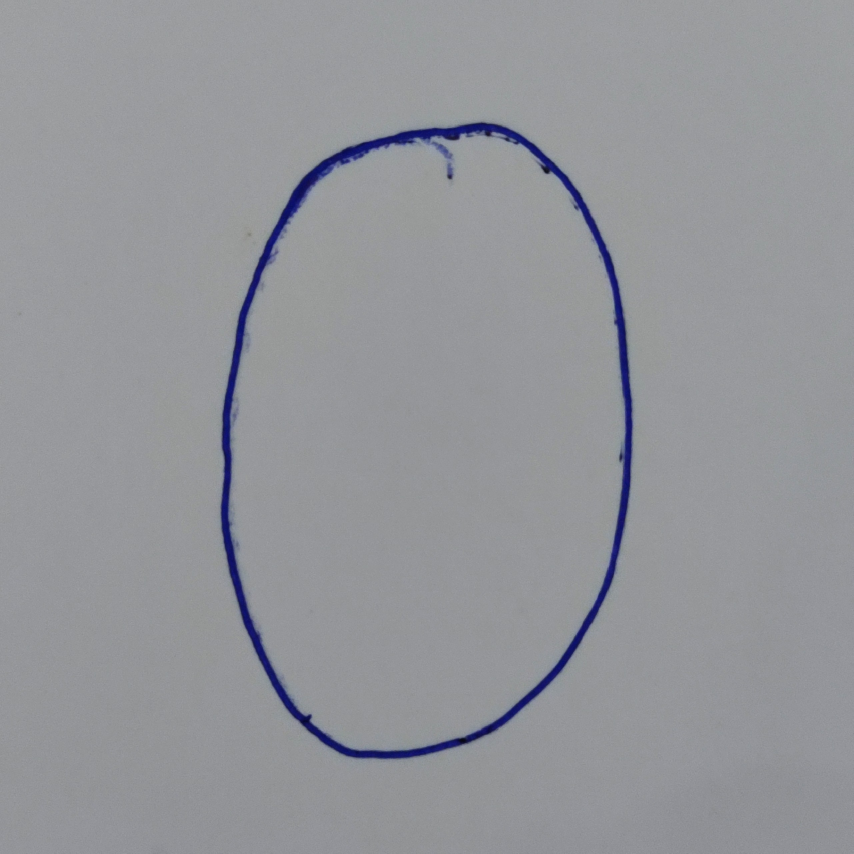
#> input picture handwritten_digits/dataset/0/0_3.jpg, 2560 x 2560 px, given as the content of the folder t/preprocess_script/../../handwritten_digits/dataset/0/glass, which was not available (shown at 1/3 size)
$ python resize.py
#> lines starting #> are read from the running program, lines starting #| are printed output that depends on the picture; pictures that were not available may be replaced by others from this repository, and a replacement may not be noted
#> the answer given: ../../handwritten_digits/dataset/0
import os
import constants
import numpy as np
import cv2
from PIL import Image
import pillow_heif


def resize(image, dim1, dim2):
	return cv2.resize(image, (dim1, dim2), interpolation=cv2.INTER_CUBIC)

def fileWalk(directory, destPath):
	try:
		os.makedirs(destPath)
	except OSError:
		if not os.path.isdir(destPath):
			raise

	for subdir, dirs, files in os.walk(directory):
		for file in files:
			file = file.lower()
			filename = file.rsplit('.')[0]
			if len(file) <= 4 or file[-4:] != '.jpg':
				## read heif file because iPhone has this format
				heif_file = pillow_heif.open_heif(os.path.join(subdir, file), convert_hdr_to_8bit=False, bgr_mode=True)
				pic = np.asarray(heif_file)
			else:
				pic = cv2.imread(os.path.join(subdir, file))
#> pic is the input picture: shape (2560, 2560, 3); mean B, G, R 154.1, 149.4, 148

			dim1 = len(pic)
#> dim1 = 2560
			dim2 = len(pic[0])
#> dim2 = 2560
			if dim1 > dim2:
				pic = np.rot90(pic)

			## Modify picture size here or can change DIM1 and DIM2 in constants.py
			picResized = resize(pic,constants.DIM1, constants.DIM2)
#> in resize, `return cv2.resize(image, (dim1, dim2), interpolation=cv2.INTER_CUBIC)`:
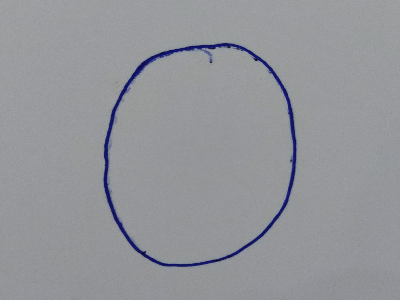
#> returned value: shape (300, 400, 3); mean of channels 0, 1, 2 154.1, 149.4, 148; drawn as B, G, R
			cv2.imwrite(os.path.join(destPath, f'{filename}.jpg'), picResized)


def main():
	FOLDER_NAME = input('Type in folder name')
	prepath = os.path.join(os.getcwd(), FOLDER_NAME)
	glassDir = os.path.join(prepath, 'glass')
	paperDir = os.path.join(prepath, 'paper')
	cardboardDir = os.path.join(prepath, 'cardboard')
	plasticDir = os.path.join(prepath, 'plastic')
	metalDir = os.path.join(prepath, 'metal')
	trashDir = os.path.join(prepath, 'trash')
	compostDir = os.path.join(prepath, 'compost')

	destPath = os.path.join(os.getcwd(), f'{FOLDER_NAME}-resized')
	try:
		os.makedirs(destPath)
	except OSError:
		if not os.path.isdir(destPath):
			raise

	#GLASS
	fileWalk(glassDir, os.path.join(destPath, 'glass'))

	#PAPER
	fileWalk(paperDir, os.path.join(destPath, 'paper'))

	#CARDBOARD
	fileWalk(cardboardDir, os.path.join(destPath, 'cardboard'))

	#PLASTIC
	fileWalk(plasticDir, os.path.join(destPath, 'plastic'))

	#METAL
	fileWalk(metalDir, os.path.join(destPath, 'metal'))

	#TRASH
	fileWalk(trashDir, os.path.join(destPath, 'trash'))

    #COMPOST
	fileWalk(compostDir, os.path.join(destPath, 'compost'))

if __name__ == '__main__':
    main()

$ run again, on handwritten_digits/dataset/0/0_4.jpg
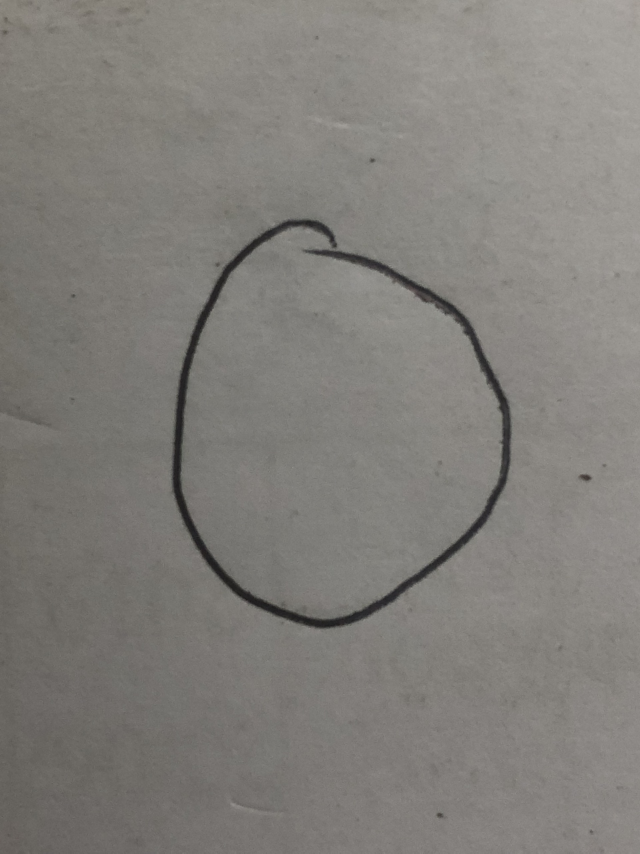
#> input picture handwritten_digits/dataset/0/0_4.jpg, 1920 x 2560 px, given as the content of the folder t/preprocess_script/../../handwritten_digits/dataset/0/glass, which was not available (shown at 1/3 size)
#> in fileWalk, pic is the input picture: shape (2560, 1920, 3); mean B, G, R 122, 126.5, 129.1
#> dim1 = 2560
#> dim2 = 1920
#> in fileWalk, `pic = np.rot90(pic)`:
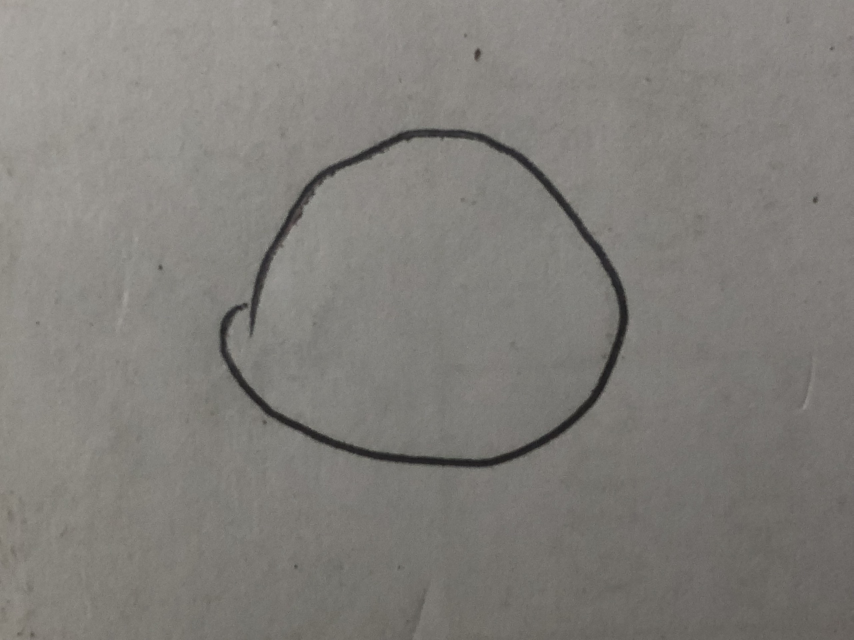
#> pic: shape (1920, 2560, 3) (shown at 1/3 size); mean B, G, R 122, 126.5, 129.1
#> in resize, `return cv2.resize(image, (dim1, dim2), interpolation=cv2.INTER_CUBIC)`:
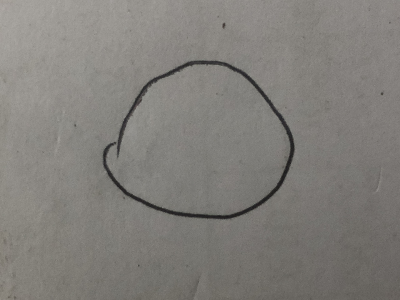
#> returned value: shape (300, 400, 3); mean of channels 0, 1, 2 122, 126.5, 129.1; drawn as B, G, R

$ run again, on handwritten_digits/dataset/0/20230523_222446.jpg
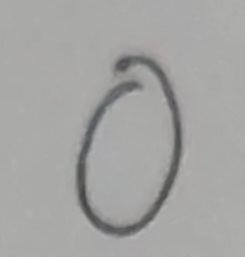
#> input picture handwritten_digits/dataset/0/20230523_222446.jpg, 245 x 257 px, given as the content of the folder t/preprocess_script/../../handwritten_digits/dataset/0/glass, which was not available
#> in fileWalk, pic is the input picture: shape (257, 245, 3); mean B, G, R 162.7, 164.2, 164.3
#> dim1 = 257
#> dim2 = 245
#> in fileWalk, `pic = np.rot90(pic)`:
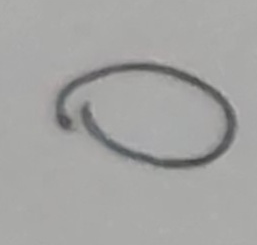
#> pic: shape (245, 257, 3); mean B, G, R 162.7, 164.2, 164.3
#> in resize, `return cv2.resize(image, (dim1, dim2), interpolation=cv2.INTER_CUBIC)`:
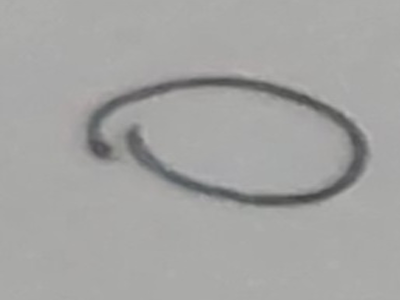
#> returned value: shape (300, 400, 3); mean of channels 0, 1, 2 162.7, 164.2, 164.3; drawn as B, G, R
